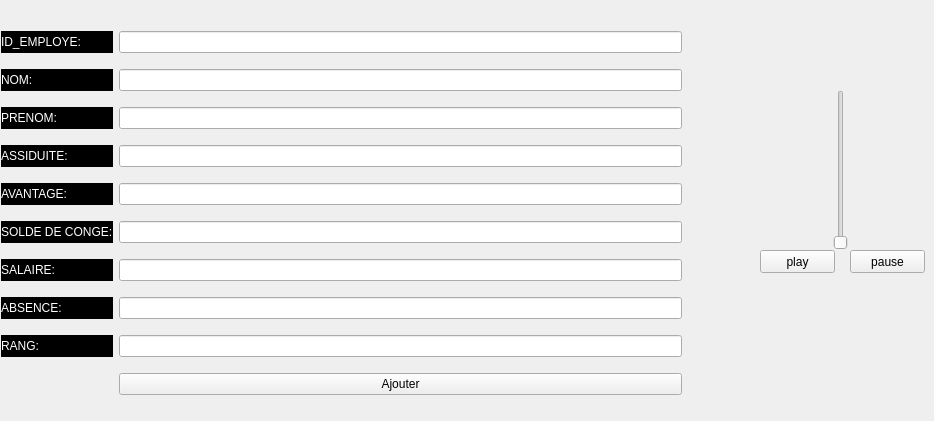
     <widget class="QWidget" name="AJOUTER_EMPLOYE">
      <attribute name="title">
       <string>Ajouter</string>
      </attribute>
      <widget class="QWidget" name="layoutWidget">
       <property name="geometry">
        <rect>
         <x>1</x>
         <y>21</y>
         <width>681</width>
         <height>391</height>
        </rect>
       </property>
       <layout class="QGridLayout" name="gridLayout">
        <item row="0" column="0">
         <widget class="QLabel" name="ID_EMPLOYE">
          <property name="styleSheet">
           <string notr="true">background:back; 

color: rgb(255, 255, 255);</string>
          </property>
          <property name="text">
           <string>ID_EMPLOYE:</string>
          </property>
         </widget>
        </item>
        <item row="3" column="1">
         <widget class="QLineEdit" name="lineEdit_ASSIDUITE">
          <property name="styleSheet">
           <string notr="true">background:none;</string>
          </property>
         </widget>
        </item>
        <item row="9" column="1">
         <widget class="QPushButton" name="pushButton">
          <property name="styleSheet">
           <string notr="true">background:none;</string>
          </property>
          <property name="text">
           <string>Ajouter</string>
          </property>
         </widget>
        </item>
        <item row="6" column="0">
         <widget class="QLabel" name="SALAIRE">
          <property name="styleSheet">
           <string notr="true">background:back; 

color: rgb(255, 255, 255);
</string>
          </property>
          <property name="text">
           <string>SALAIRE:</string>
          </property>
         </widget>
        </item>
        <item row="5" column="1">
         <widget class="QLineEdit" name="lineEdit_SOLDE_DE_CONGE">
          <property name="styleSheet">
           <string notr="true">background:none;</string>
          </property>
         </widget>
        </item>
        <item row="5" column="0">
         <widget class="QLabel" name="SOLDE_DE_CONGE">
          <property name="styleSheet">
           <string notr="true">background:back; 

color: rgb(255, 255, 255);
</string>
          </property>
          <property name="text">
           <string>SOLDE DE CONGE:</string>
          </property>
         </widget>
        </item>
        <item row="2" column="0">
         <widget class="QLabel" name="PRENOM">
          <property name="styleSheet">
           <string notr="true">background:back; 

color: rgb(255, 255, 255);
</string>
          </property>
          <property name="text">
           <string>PRENOM:</string>
          </property>
         </widget>
        </item>
        <item row="8" column="0">
         <widget class="QLabel" name="RANG">
          <property name="styleSheet">
           <string notr="true">color: rgb(255, 255, 255);
background:black;
</string>
          </property>
          <property name="text">
           <string>RANG:</string>
          </property>
         </widget>
        </item>
        <item row="4" column="0">
         <widget class="QLabel" name="AVANTAGE">
          <property name="styleSheet">
           <string notr="true">background:back; 

color: rgb(255, 255, 255);</string>
          </property>
          <property name="text">
           <string>AVANTAGE:</string>
          </property>
         </widget>
        </item>
        <item row="1" column="1">
         <widget class="QLineEdit" name="lineEdit_NOM">
          <property name="styleSheet">
           <string notr="true">background:none;</string>
          </property>
         </widget>
        </item>
        <item row="7" column="1">
         <widget class="QLineEdit" name="lineEdit_ABSENCE">
          <property name="styleSheet">
           <string notr="true">background:none;</string>
          </property>
         </widget>
        </item>
        <item row="8" column="1">
         <widget class="QLineEdit" name="lineEdit_RANG">
          <property name="styleSheet">
           <string notr="true">background:none;</string>
          </property>
         </widget>
        </item>
        <item row="7" column="0">
         <widget class="QLabel" name="ABSENCE">
          <property name="styleSheet">
           <string notr="true">background:back; 

color: rgb(255, 255, 255);</string>
          </property>
          <property name="text">
           <string>ABSENCE:</string>
          </property>
         </widget>
        </item>
        <item row="6" column="1">
         <widget class="QLineEdit" name="lineEdit_SALAIRE">
          <property name="styleSheet">
           <string notr="true">background:none;</string>
          </property>
         </widget>
        </item>
        <item row="2" column="1">
         <widget class="QLineEdit" name="lineEdit_PRENOM">
          <property name="styleSheet">
           <string notr="true">background:none;</string>
          </property>
         </widget>
        </item>
        <item row="4" column="1">
         <widget class="QLineEdit" name="lineEdit_AVANTAGE">
          <property name="styleSheet">
           <string notr="true">background:none;</string>
          </property>
         </widget>
        </item>
        <item row="0" column="1">
         <widget class="QLineEdit" name="lineEdit_ID_EMPLOYE">
          <property name="styleSheet">
           <string notr="true">background:none;</string>
          </property>
         </widget>
        </item>
        <item row="3" column="0">
         <widget class="QLabel" name="ASSIDUITE">
          <property name="styleSheet">
           <string notr="true">background:back; 

color: rgb(255, 255, 255);</string>
          </property>
          <property name="text">
           <string>ASSIDUITE:</string>
          </property>
         </widget>
        </item>
        <item row="1" column="0">
         <widget class="QLabel" name="NOM">
          <property name="styleSheet">
           <string notr="true">background:back; 

color: rgb(255, 255, 255);</string>
          </property>
          <property name="text">
           <string>NOM:</string>
          </property>
         </widget>
        </item>
       </layout>
      </widget>
      <widget class="QSlider" name="verticalSlider">
       <property name="geometry">
        <rect>
         <x>830</x>
         <y>90</y>
         <width>22</width>
         <height>160</height>
        </rect>
       </property>
       <property name="orientation">
        <enum>Qt::Vertical</enum>
       </property>
      </widget>
      <widget class="QPushButton" name="pushButton_4">
       <property name="geometry">
        <rect>
         <x>760</x>
         <y>250</y>
         <width>75</width>
         <height>23</height>
        </rect>
       </property>
       <property name="text">
        <string>play</string>
       </property>
      </widget>
      <widget class="QPushButton" name="pushButton_6">
       <property name="geometry">
        <rect>
         <x>850</x>
         <y>250</y>
         <width>75</width>
         <height>23</height>
        </rect>
       </property>
       <property name="text">
        <string>pause</string>
       </property>
      </widget>
     </widget>
